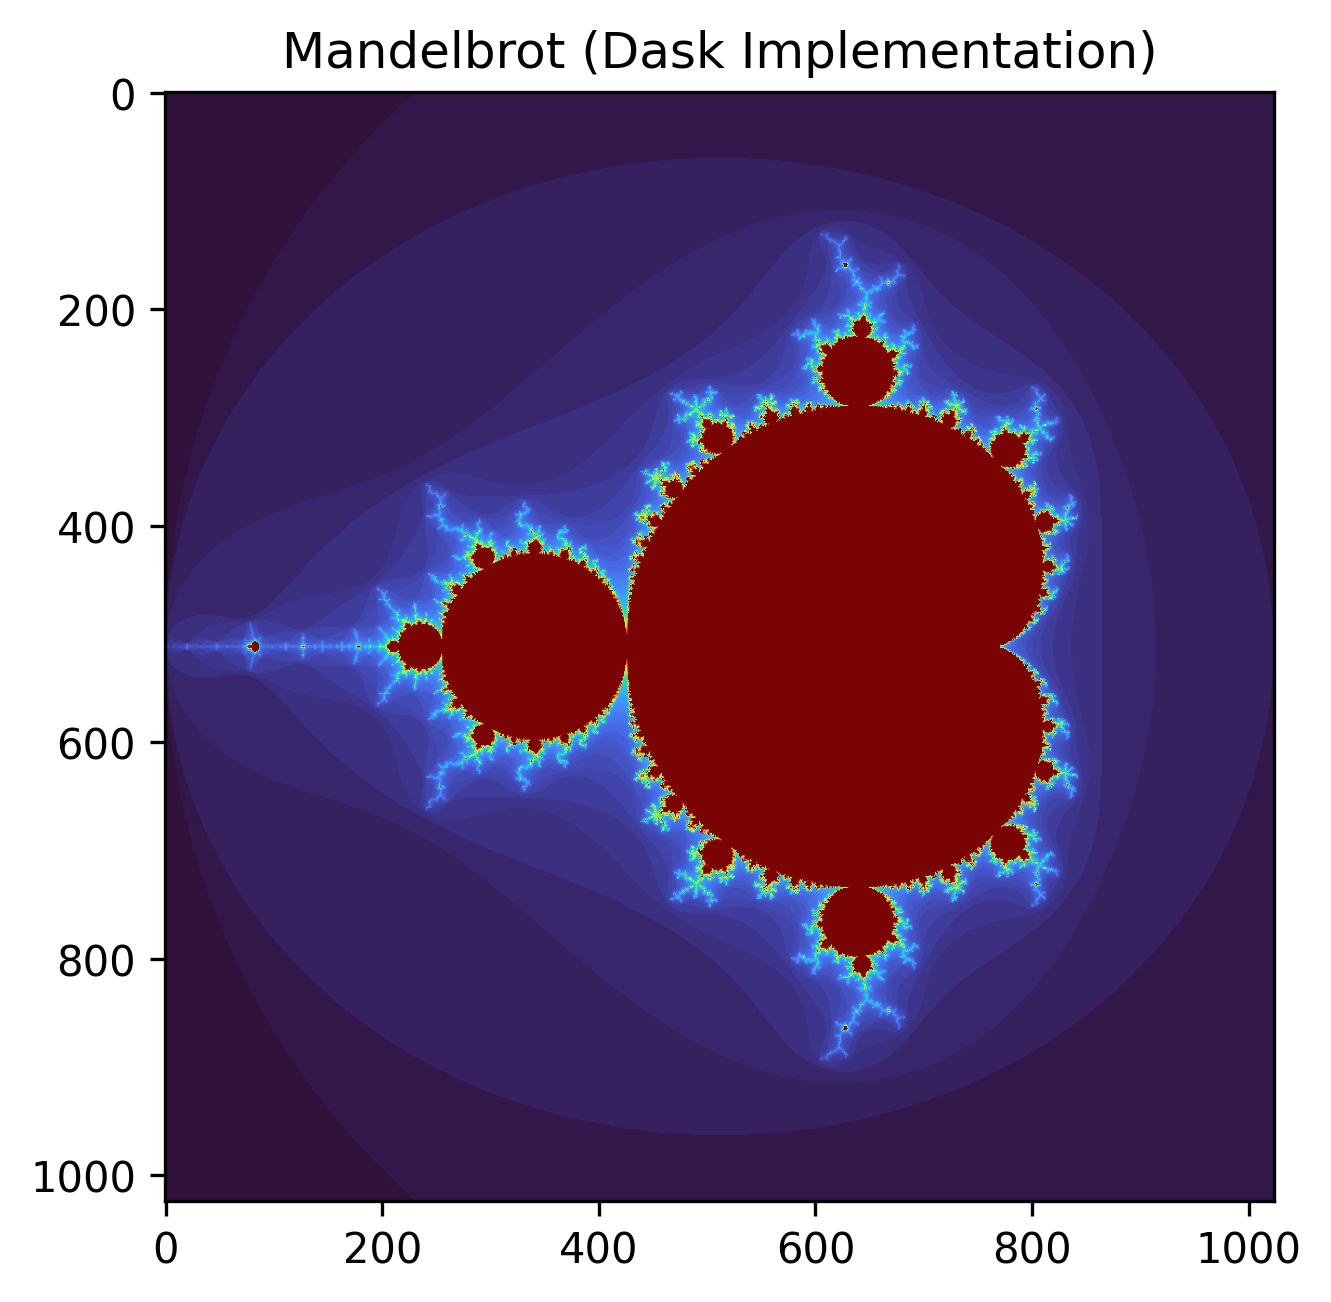

The script that saved this image:
import numpy as np
import dask.array as da
from dask.distributed import Client
import time
from mandelbrot_common import default_params, normalize_for_plot
import matplotlib.pyplot as plt

def compute_mandelbrot_chunk(c_chunk, max_iter):
    """
    Core logic using NumPy arrays. Dask calls this via map_blocks.
    Notes: We use NumPy here, not Dask arrays, for speed.
    """
    z = np.zeros_like(c_chunk, dtype=np.complex64)
    iters = np.zeros(c_chunk.shape, dtype=np.uint16)
    
    for i in range(max_iter):
        mask = np.abs(z) <= 2.0
        if not np.any(mask): 
            break  
            
        z[mask] = z[mask]**2 + c_chunk[mask]
        iters[mask] += 1
        
    return iters

def mandelbrot_dask(params, chunk_size=(256, 256), client=None):
    """
    Implements the Dask version using Dask Arrays and map_blocks.
    """
    # 1. Create the complex grid coordinates
    x = np.linspace(params['xmin'], params['xmax'], params['width'])
    y = np.linspace(params['ymin'], params['ymax'], params['height'])
    X, Y = np.meshgrid(x, y)
    C = X + 1j * Y

    # 2. Convert to Dask Array with specific chunking 
    d_c = da.from_array(C, chunks=chunk_size)

    # 3. Use map_blocks to apply our NumPy function 
    # drop_axis/new_axis aren't needed here as shape remains (H, W)
    d_mandel = d_c.map_blocks(compute_mandelbrot_chunk, max_iter=params['max_iter'], dtype=np.uint16)

    # 4. Compute the result
    return d_mandel.compute()

if __name__ == "__main__":
    # To run on a cluster (Strato or local multi-node), initialize the Client: client = Client('tcp://scheduler-address:8786') 

    client = Client() 
    print(f"Dask Dashboard available at: {client.dashboard_link}")

    params = default_params()
    
    # Scaling Analysis: Try different chunk sizes (e.g., 128, 256, 512)
    print("Starting Dask computation...")
    start = time.time()
    
    result = mandelbrot_dask(params, chunk_size=(256, 256), client=client)
    
    end = time.time()
    print(f"Dask Execution Time: {end - start:.2f} seconds")

    # Visualization
    img = normalize_for_plot(result, params["max_iter"])
    plt.imshow(img, cmap="turbo")
    plt.title("Mandelbrot (Dask Implementation)")
    plt.savefig('mandelbrot_dask.png', dpi=300, bbox_inches='tight')
    print("Plot saved as mandelbrot_dask.png")
    plt.show()

    # Keep the Dask scheduler running for dashboard access
    print("\nDask Dashboard still available at:", client.dashboard_link)
    print("Press Ctrl+C to stop...")
    import signal
    
    def signal_handler(sig, frame):
        print("\n\nShutting down Dask client (this may take a moment)...")
        try:
            client.close(timeout=5)
        except Exception:
            pass
        import sys
        sys.exit(0)
    
    signal.signal(signal.SIGINT, signal_handler)
    
    try:
        while True:
            time.sleep(1)
    except KeyboardInterrupt:
        pass
